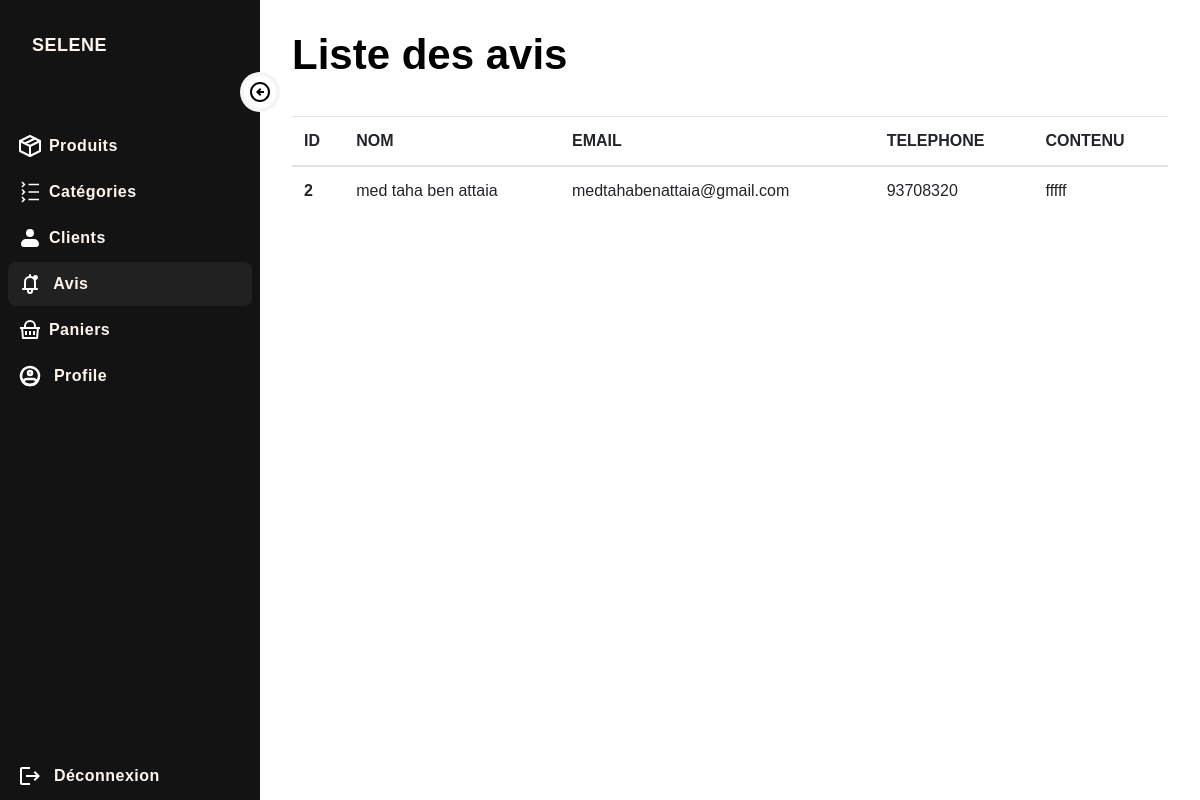
Page /admin/liste_avis.php on the committed database.
### tables this page shows
CREATE TABLE `avis` (
  `id` int(11) NOT NULL,
  `nom` varchar(100) NOT NULL,
  `email` varchar(100) NOT NULL,
  `tel` int(11) NOT NULL,
  `contenu` text NOT NULL
);

### admin/function.php (called while the page is built, shortened)
<?php
function getAllAvis ()
{
 include("connexion.php");
 $req ="SELECT * from avis ";
 $res=$db->query($req);
 $avis=$res->fetchAll();
 return $avis;
}
?>

### admin/liste_avis.php (the view, shortened to what this page needs)
<?php
include ("function.php");
$avis=getAllAvis ();
?>
<!DOCTYPE html>
<html lang="en">
<head>
    <link rel="stylesheet" href="https://cdn.jsdelivr.net/npm/bootstrap@4.6.2/dist/css/bootstrap.min.css">
</head>
<body>
<div id="page_wrapper">
  <div id="sidenav" class="sidenav">
    <div class="sidenav_header">
      <div class="logo_section">
        <h3>SELENE</h3>
      </div>
      <a href="liste_article.php" class="sidenav_link ">
      <svg xmlns="http://www.w3.org/2000/svg" width="24" height="24" viewBox="0 0 48 48"><g fill="none" stroke="white" stroke-linejoin="round" stroke-width="4"><path d="M44 14L24 4L4 14v20l20 10l20-10V14Z"/><path stroke-linecap="round" d="m4 14l20 10m0 20V24m20-10L24 24M34 9L14 19"/></g></svg>
        <h3>&nbsp;Produits</h3>
      </a>
      <a href="liste_categorie.php" class="sidenav_link ">
      <svg xmlns="http://www.w3.org/2000/svg" width="24" height="24" viewBox="0 0 32 32"><path fill="white" d="M14 25h14v2H14zm-6.83 1l-2.58 2.58L6 30l4-4l-4-4l-1.42 1.41L7.17 26zM14 15h14v2H14zm-6.83 1l-2.58 2.58L6 20l4-4l-4-4l-1.42 1.41L7.17 16zM14 5h14v2H14zM7.17 6L4.59 8.58L6 10l4-4l-4-4l-1.42 1.41L7.17 6z"/></svg>
        <h3>&nbsp;Catégories</h3>
      </a>
      <a href="liste_clients.php" class="sidenav_link">
      <svg xmlns="http://www.w3.org/2000/svg" width="24" height="24" viewBox="0 0 24 24"><path fill="white" fill-rule="evenodd" d="M8 7a4 4 0 1 1 8 0a4 4 0 0 1-8 0Zm0 6a5 5 0 0 0-5 5a3 3 0 0 0 3 3h12a3 3 0 0 0 3-3a5 5 0 0 0-5-5H8Z" clip-rule="evenodd"/></svg>
        <h3>&nbsp;Clients</h3>
      </a>
      <a href="liste_avis.php" class="sidenav_link active">
        <h3>&nbsp; Avis</h3>
        <button disabled class="external_link">
        </button>
      </a>
      <a href="liste_commande.php" class="sidenav_link">
        <h3>&nbsp;Paniers</h3>
        <button disabled class="external_link">
        </button>
      </a>
       <a href="landing page.php" class="sidenav_link">
        <h3>&nbsp; Profile</h3>
        <button disabled class="external_link">
        </button>
      </a>
    </div>
    <a href="logout.php" class="sidenav_link ">
    <svg xmlns="http://www.w3.org/2000/svg" width="24" height="24" viewBox="0 0 24 24"><path fill="white" d="m17 7l-1.41 1.41L18.17 11H8v2h10.17l-2.58 2.58L17 17l5-5zM4 5h8V3H4c-1.1 0-2 .9-2 2v14c0 1.1.9 2 2 2h8v-2H4V5z"/></svg>
        <h3>&nbsp; Déconnexion</h3>
        <button disabled class="external_link">
        </button>
      </a>
    </div>
      <button id="nav_collapse_btn">
      </button>
       <main>
    <header>
      <div class="text">
        <h2>Liste des avis</h2>
      </div>
    </header>
    <div>
        <table class="table mt-4">
  <thead>
    <tr>
      <th scope="col">ID</th>
      <th scope="col">NOM</th>
      <th scope="col">EMAIL</th>
      <th scope="col">TELEPHONE</th>
      <th scope="col">CONTENU</th>
    </tr>
  </thead>
  <tbody>
  <?php
    foreach ($avis as $a)
    echo ('<tr>'.
      '<th scope="row">'.$a["id"].'</th>'.
      '<td>'.$a["nom"].'</td>'.
      '<td>'.$a["email"].'</td>'.
      '<td>'.$a["tel"].'</td>'.
      '<td>'.$a["contenu"].'</td>'.
    '</td>
    </tr>');
    ?>
  </tbody>
</table>
</div>
  </main>
    </div>
</body>
</html>

### admin/liste_avis.php (style rules this page uses)
* { margin : 0; padding: 0; font-family: sans-serif; }
:root { --accent-clr: #131313; --accent-dark: #fff; --accent-light: rgba(155, 155, 155, .1); --text: seashell; }
#page_wrapper { height: 100vh; display: grid; grid-template-columns: 260px 1fr; font-family: 'Lato', sans-serif; box-sizing: border-box; background-color: var(--accent-dark); }
.sidenav { background-color: var(--accent-clr); height: 100vh; padding-inline: 8px; display: flex; flex-direction: column; position: relative; justify-content: space-between; }
.sidenav_link { display: flex; align-items: center; padding: 10px; margin-bottom: 2px; }
.sidenav_link.active { font-weight: 700; background-color: var(--accent-light); border-radius: 8px; }
.logo_section { height: 60px; margin-top: 16px; display: flex; align-items: center; margin-bottom: 48px; padding-inline: 14px; }
.logo_section h3 { font-weight: bold; font-size: 18px; }
#nav_collapse_btn { position: absolute; top: 72px; left: 240px; transition: 250ms ease-out; background-color: var(--accent-dark); border-radius: 99px; display: flex; align-items: center; justify-content: center; border: 4px solid var(--accent-light); height: 40px; width: 40px; cursor: pointer; }
h3 { color: var(--text); font-size: 16px; letter-spacing: .5px; font-weight:bold; margin:2px }
a { text-decoration: none; }
.external_link { border: none; background-color: transparent; position: absolute; left: 210px; top: 266px; }
main { padding-inline: 32px; }
header { margin-top: 30px; display: flex; justify-content: space-between; }
h2 { font-size: 42px; font-weight: bolder; margin-bottom: 12px; color: black; }

### rows in the picture
avis: id "2", nom "med taha ben attaia", email "medtahabenattaia@gmail.com", tel "93708320", contenu "fffff"
